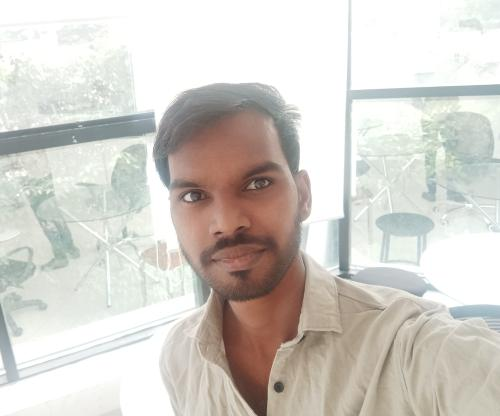
#> input picture openCV2/media/profile.jpeg, 500 x 416 px, found by its file name
$ python drawing_shapes.py
#> lines starting #> are read from the running program, lines starting #| are printed output that depends on the picture
import cv2  as cv
import numpy as np

blank = np.zeros((500, 500, 3), dtype='uint8')

image = cv.imread('openCV2/media/profile.jpeg', -1)
#> image is the input picture: shape (416, 500, 3); mean B, G, R 201.8, 207.8, 211.6

# cv.imshow('image', image)
blank[:] = (0, 255, 0)
cv.imshow('blank', blank)
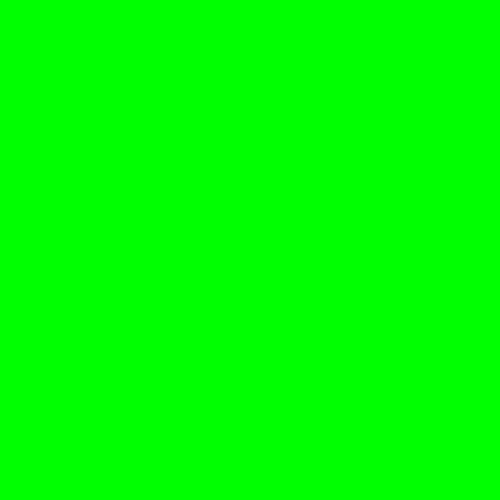
#> window 'blank': shape (500, 500, 3); mean B, G, R 0, 255, 0
cv.waitKey(0)
cv.destroyAllWindows()
